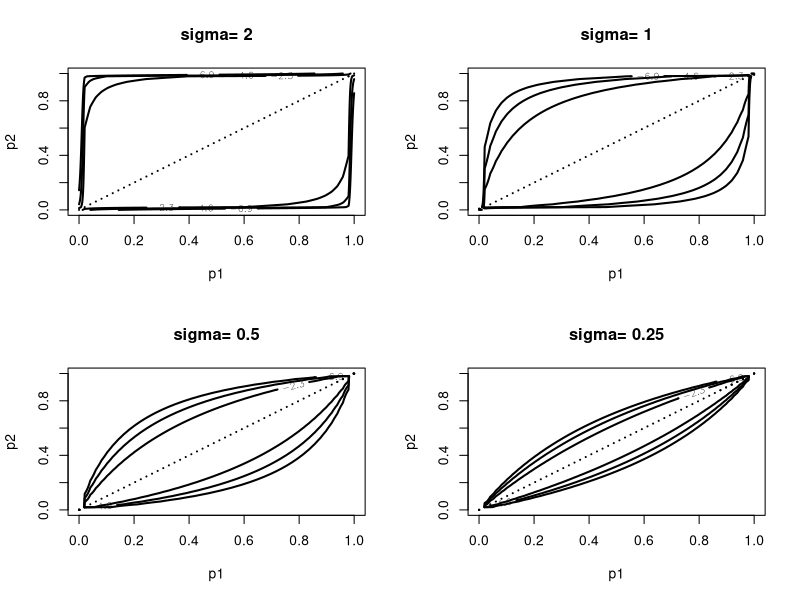
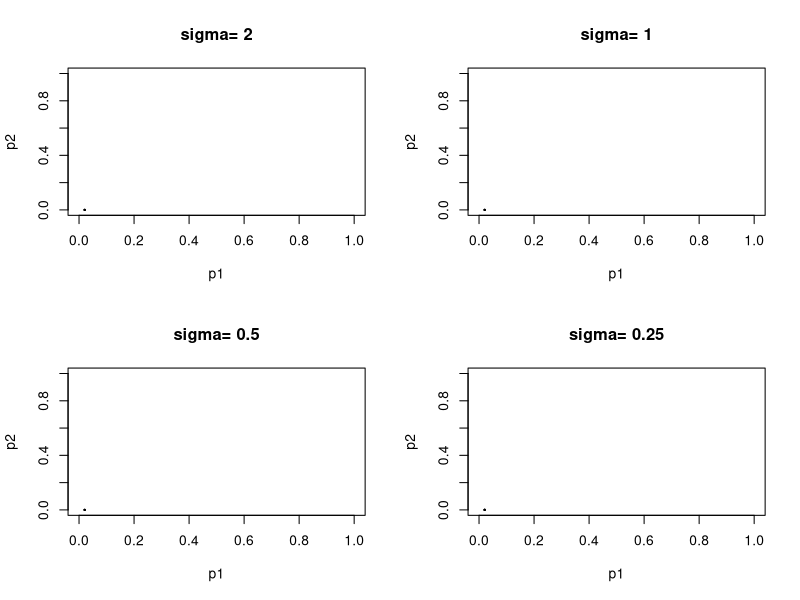

Generate these figures, in order, with R: (Note: this script raises an error after producing the figures.)
# Howard Prior, variable dependent 

library(LearnBayes)

sigma <- c(2,1,0.5,0.25)
plo <- 0.0001 
phi <- 0.9999
par(mfrow=c(2,2))

# Prior 
for (i in 1:4){
  mycontour(howardprior, c(plo,phi,plo,phi), c(1,1,1,1,sigma[i]),
            main = paste("sigma=",as.character(sigma[i])), xlab="p1", ylab="p2")
}


# Likelihood 



# Posterior, data goes in 
s1 <- 162
n1 <- 18325
s2 <- 8
n2 <- 18198
for (i in 1:4){
  mycontour(howardprior, c(plo,phi,plo,phi), c(1+s1,1+(n1-s1),1+s2,1+(n2-s2),sigma[i]),
            main = paste("sigma=",as.character(sigma[i])),xlab="p1",ylab="p2", lines(c(0,1),c(0,1)))
}


# Simulate 1000 values from posterior on a grid, sigma = 2
s <- simcontour(howardprior, c(plo,phi,plo,phi), c(1+s1,1+(n1-s1),1+s2,1+(n2-s2),2), 10000) 


# Estimate relative risk 
VE <- 1-s$y/s$x
bayestestR::describe_posterior(VE, ci = 0.95)
plot(bayestestR::point_estimate(VE))
plot(bayestestR::hdi(VE, ci = c(.89, .95, .99)))
plot(bayestestR::eti(VE))
